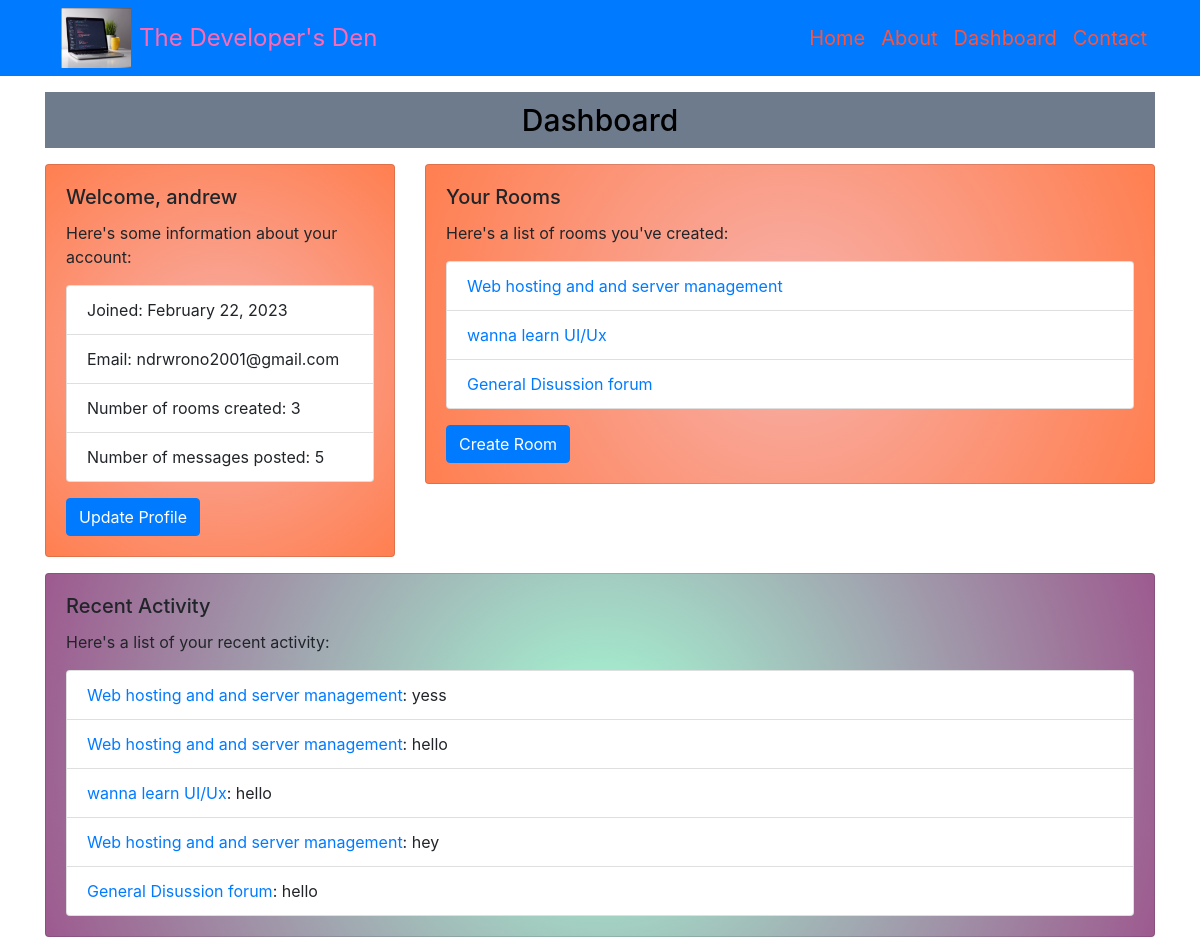
/dashboard/ (signed in, upper part), run on an earlier commit of the app's database.
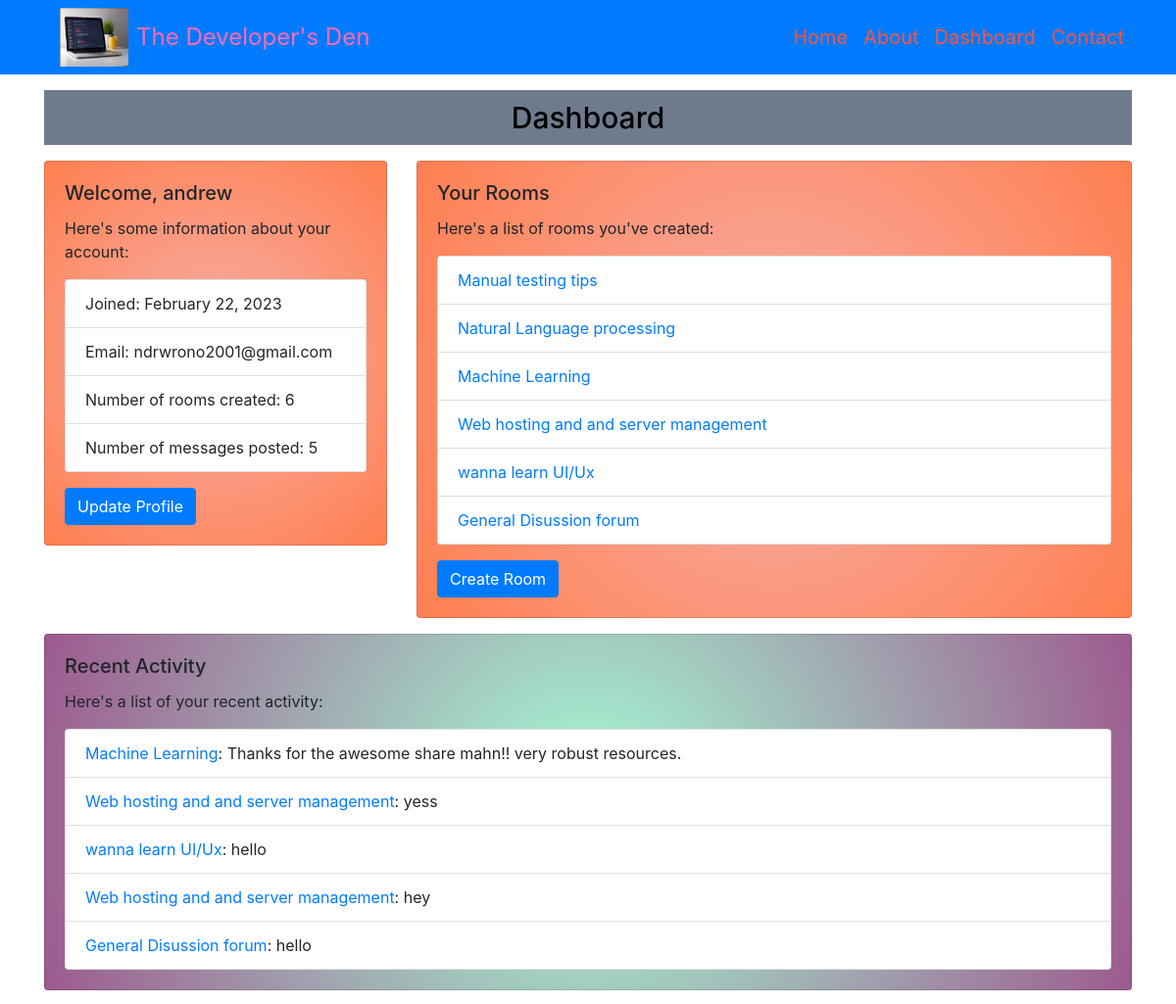
And on a later commit of the database.
### base/models.py (models this page shows, shortened)
class Room(models.Model):
    host = models.ForeignKey(User, on_delete=models.SET_NULL, null=True)
    topic = models.ForeignKey(Topic, on_delete=models.SET_NULL, null=True)
    name = models.CharField(max_length=200)
    description = models.TextField()
    participants = models.ManyToManyField(User, related_name='participants', blank=True)
    created = models.DateTimeField(auto_now_add=True)
    updated = models.DateTimeField(auto_now=True)
    class Meta:
        ordering = ['-updated', '-created']

class Message(models.Model):
    user = models.ForeignKey(User, on_delete=models.CASCADE)
    room = models.ForeignKey(Room, on_delete=models.CASCADE)
    body = models.TextField()
    updated = models.DateTimeField(auto_now=True)
    created = models.DateTimeField(auto_now_add=True)
    class Meta:
        ordering = ['-updated', '-created']

### base/views.py (the view)
# urls.py: path('dashboard/', views.dashboardPage, name="dashboard"),
@login_required(login_url='login')
def dashboardPage(request):
    return render(request, 'dashboard.html')

### Templates/dashboard.html (shortened to what this page needs)
{% load bootstrap4 %}
{% load static %}
    <link rel="stylesheet" href="{% static 'css/bootstrap.min.css' %}">
    <link rel="stylesheet" type="text/css" href="{% static 'styles/main.css' %}">
     {% bootstrap_css %}
<header>
  <nav class="navbar navbar-expand-lg navbar-dark bg-primary">
    <div class="container">
      <a class="navbar-brand" href="#">
        <a href="{% url 'home' %}"><img src="{% static 'images/logo1.png' %}" width="70" height="60" alt="Logo"></a>
        <span class="ml-2">The Developer's Den</span>
      </a>
      <div class="collapse navbar-collapse justify-content-end" id="navbarNav">
        <ul class="navbar-nav">
          <li class="nav-item">
            <a class="nav-link" style=" color: #ff523b;" href="{% url 'home' %}">Home</a>
          </li>
          <li class="nav-item">
            <a class="nav-link"  style=" color: #ff523b;"  href="{% url 'about' %}">About</a>
          </li>
          <li class="nav-item">
            <a class="nav-link"  style=" color: #ff523b;"  href="{% url 'dashboard' %}">Dashboard</a>
          </li>
          <li class="nav-item">
            <a class="nav-link"   style=" color: #ff523b;" href="{% url 'contact' %}">Contact</a>
          </li>
        </ul>
      </div>
    </div>
  </nav>
</header>
  <div class="container mt-3">
    <h1 class="mb-3">Dashboard</h1>
    <div class="row">
      <div class="col-md-4">
        <div class="card">
          <div class="card-body">
            <h5 class="card-title">Welcome, {{ request.user.username }}</h5>
            <p class="card-text">Here's some information about your account:</p>
            <ul class="list-group">
              <li class="list-group-item">Joined: {{ request.user.date_joined|date:"F d, Y" }}</li>
              <li class="list-group-item">Email: {{ request.user.email }}</li>
              <li class="list-group-item">Number of rooms created: {{ request.user.room_set.count }}</li>
              <li class="list-group-item">Number of messages posted: {{ request.user.message_set.count }}</li>
            </ul>
            <a href="{% url 'update-profile' %}" class="btn btn-primary mt-3">Update Profile</a>
          </div>
        </div>
      </div>
      <div class="col-md-8">
        <div class="card">
          <div class="card-body">
            <h5 class="card-title">Your Rooms</h5>
            <p class="card-text">Here's a list of rooms you've created:</p>
            <ul class="list-group">
              {% for room in request.user.room_set.all %}
                <li class="list-group-item"><a href="{% url 'room' pk=room.pk %}">{{ room.name }}</a></li>
              {% empty %}
                <li class="list-group-item">You haven't created any rooms yet.</li>
              {% endfor %}
            </ul>
            <a href="{% url 'create-room' %}" class="btn btn-primary mt-3">Create Room</a>
          </div>
        </div>
      </div>
    </div>
    <div class="card mt-3">
      <div class="card-body">
        <h5 class="card-title">Recent Activity</h5>
        <p class="card-text">Here's a list of your recent activity:</p>
        <ul class="list-group">
          {% for message in request.user.message_set.all%}
            <li class="list-group-item"><a href="{% url 'room' pk=message.room.pk %}">{{ message.room.name }}</a>: {{ message.body }}</li>
          {% empty %}
            <li class="list-group-item">You haven't posted any messages yet.</li>
          {% endfor %}
        </ul>
      </div>
    </div>
  </div>
</head>
<body>

What changed in the data, as far as the page shows it:
removed Message: room.name "Web hosting and and server management", body "hello"
added Room: name "Manual testing tips"
added Room: name "Natural Language processing"
added Room: name "Machine Learning"
added Message: room.name "Machine Learning", body "Thanks for the awesome share mahn!! very robust resources."
Also different on the page:
{{ request.user.room_set.count }}: "3" → "6"
